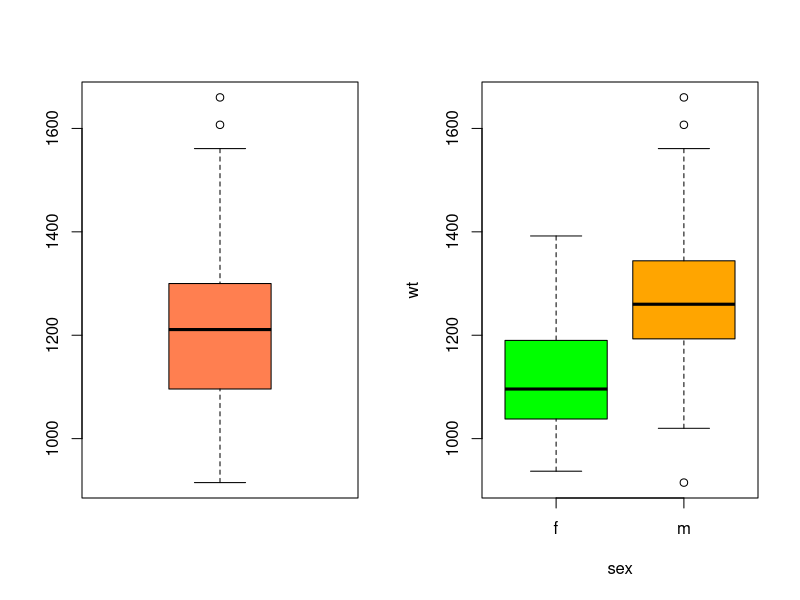
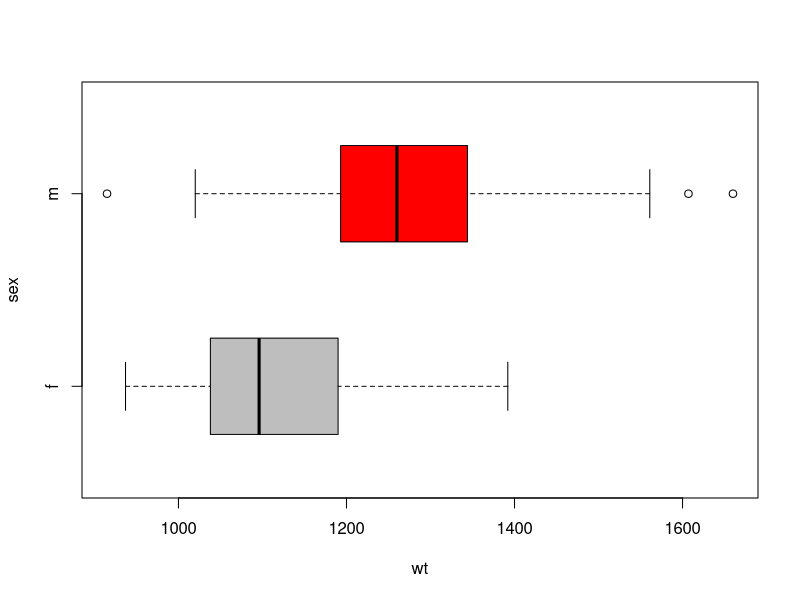
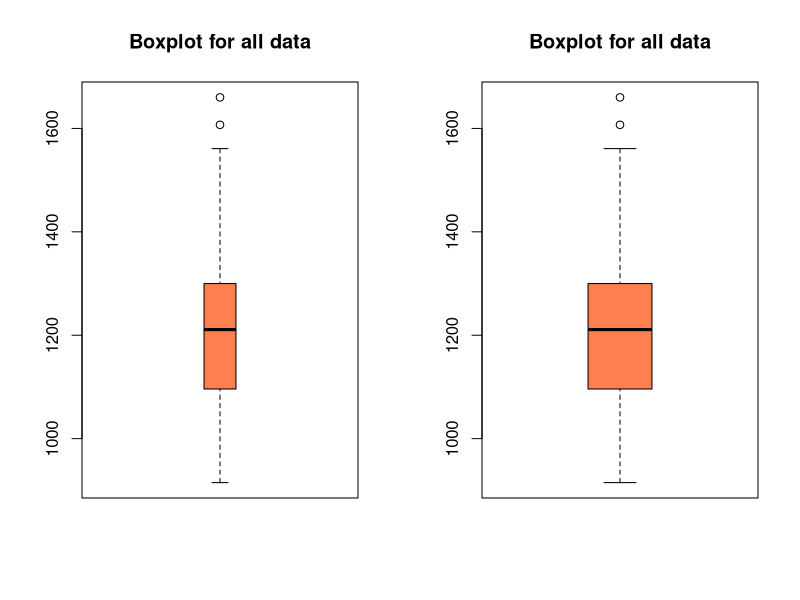
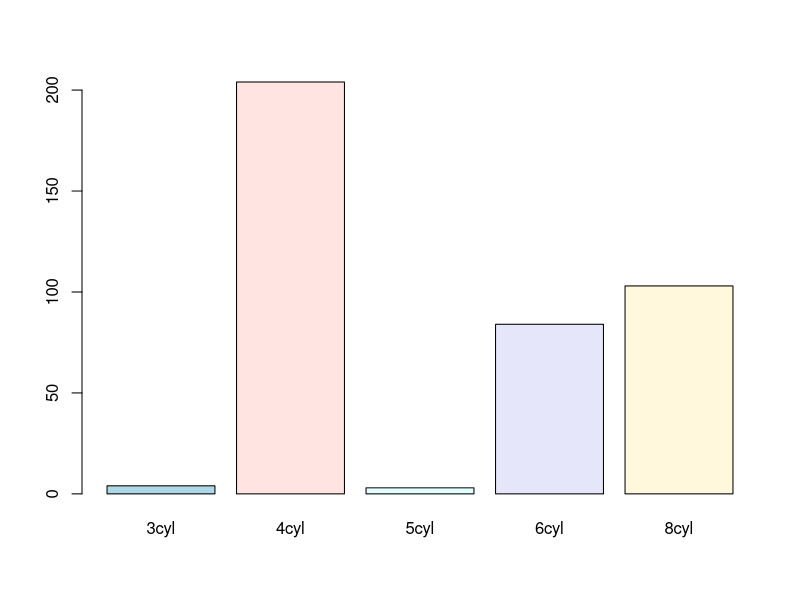
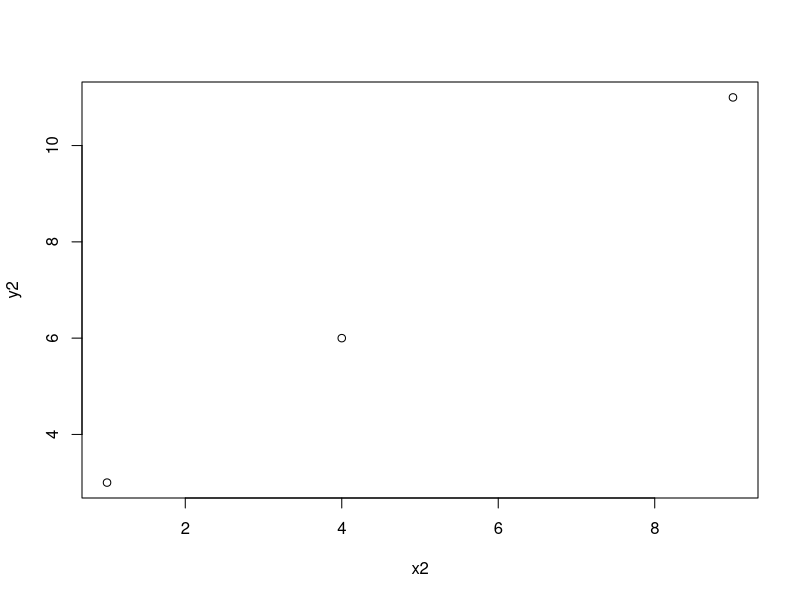
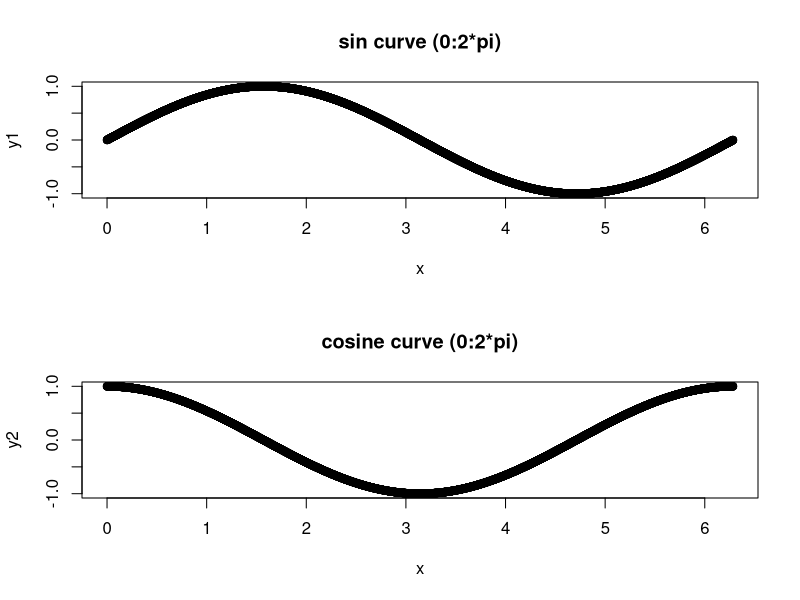
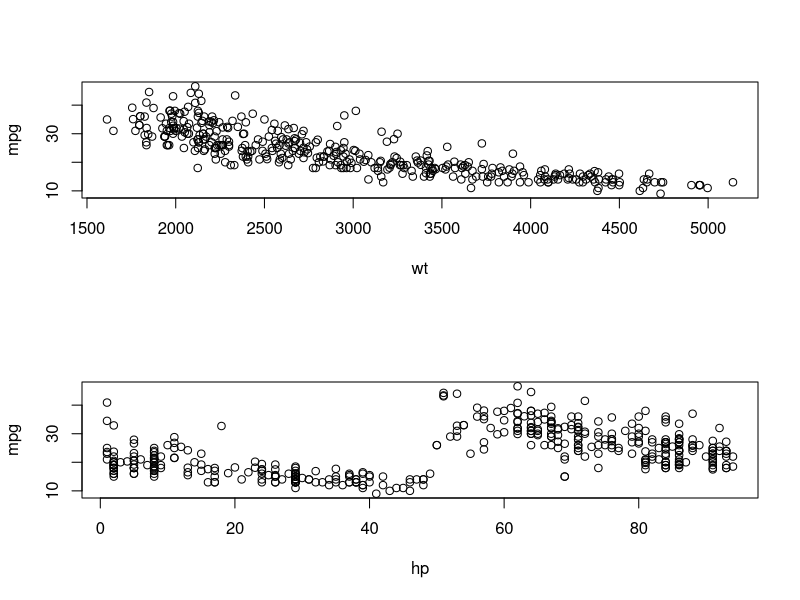
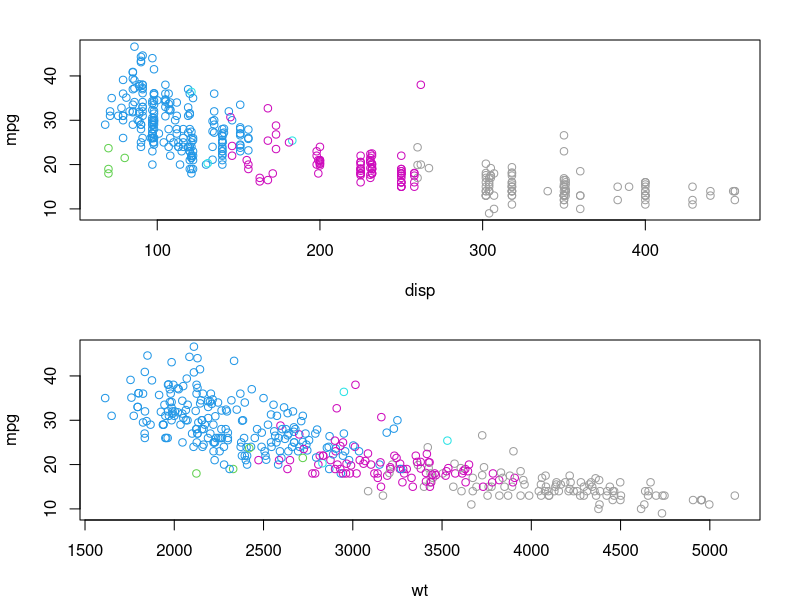

Source code (R) for these figures, in order:
# lec4_2.r : Basic Graphics II
# Boxplot, Scatterplot

# set working directory
setwd("D:/tempstore/moocr")

brain<-read.csv(file="brain2210.csv")

head(brain)
dim(brain)

attach(brain)

# 2. boxplot
par(mfrow=c(1,2))
# 2-1 boxplot for all data
boxplot(wt, col=c("coral"))

# 2-2 boxplot by group variable (female, male)
boxplot(wt~sex, col = c("green", "orange"))

# 2-3 horizontal boxplot
par(mfrow=c(1,1))
boxplot(wt~sex, boxwex=0.5, horizontal=TRUE, col = c("grey", "red"))

# 2-4 box width boxwex (width of box)
par(mfrow=c(1,2))
boxplot(wt, boxwex = 0.25, col=c("coral"),  main="Boxplot for all data")
boxplot(wt, boxwex = 0.5, col=c("coral"), main="Boxplot for all data")

# 2-5 add text (n) over a boxplot
#par(mfrow=c(1,2))
#a<-boxplot(brain$wt~brain$sex, col = c("green", "orange"))
#text(c(1:nlevels(brain$sex)), a$stats[nrow(a$stats),]+30, paste("n = ",table(brain$sex),sep=""))

### example : add text (standard deviation) over  a boxplot
#brainf<-subset(brain,brain$sex=='f')
#brainm<-subset(brain,brain$sex=='m')

#sdout<-cbind(sd(brainf$wt),sd(brainm$wt))
#b<-boxplot(brain$wt~brain$sex, col = c("green", "orange"))
#text(c(1:nlevels(brain$sex)), b$stats[nrow(b$stats),]+30, cex=0.8, paste("sd = ",round(sdout, 2),sep="")  )


# Use autompg data (lec3_3.R)
car<-read.csv("autompg.csv")
head(car)

attach(car)

# 3. bar plot with cylinder count 
par(mfrow=c(1,1))
table(cyl)
freq_cyl<-table(cyl)
names(freq_cyl) <- c ("3cyl", "4cyl", "5cyl", "6cyl",
                      "8cyl")
barplot(freq_cyl, col = c("lightblue", "mistyrose", "lightcyan",
                          "lavender", "cornsilk"))

# 4. scatterplot with two variable (x, y) 

# 4-1 simple plot
par(mfrow=c(1,1))
x2<-c(1,4,9)
y2<-2+x2
plot(x2, y2)

# 4-2 another simple plot
par(mfrow=c(2,1))
x<-seq(0, 2*pi, by=0.001)
y1<-sin(x)
plot(x,y1, main="sin curve (0:2*pi)")

y2<-cos(x)
plot(x,y2,main="cosine curve (0:2*pi)" )

# scatterplot of autompg data (lec3_3.R)
# 4-3 autompg data (relationship between wt and mpg)
par(mfrow=c(2,1))
plot(wt, mpg)
plot(hp, mpg)

# 4-4 scatterplot coloring group variable
par(mfrow=c(2,1), mar=c(4,4,2,2))
plot(disp, mpg, col=as.integer(car$cyl))
plot(wt, mpg,  col=as.integer(car$cyl))

# 4-5 Conditioning plot : seperating scatterplot by factor(group) variable
car1<-subset(car, cyl==4 | cyl==6 | cyl==8)
coplot(car1$mpg ~ car1$disp | as.factor(car1$cyl), data = car1,
       panel = panel.smooth, rows = 1)

# 4-6 cross-tab Plot to see how explanatory variables are related each othe
pairs(car1[,1:6], col=as.integer(car1$cyl), main = "autompg")

# 4-7 scatterplot with best fit lines
par(mfrow=c(1,1))
plot(wt, mpg,  col=as.integer(car$cyl), pch=19)
# best fit linear line
abline(lm(mpg~wt), col="red", lwd=2, lty=1)

# lowess : smoothed line, nonparmetric fit line (locally weighted polynomial regression)
lines(lowess(wt, mpg), col="red", lwd=3, lty=2)
help(lowess)







